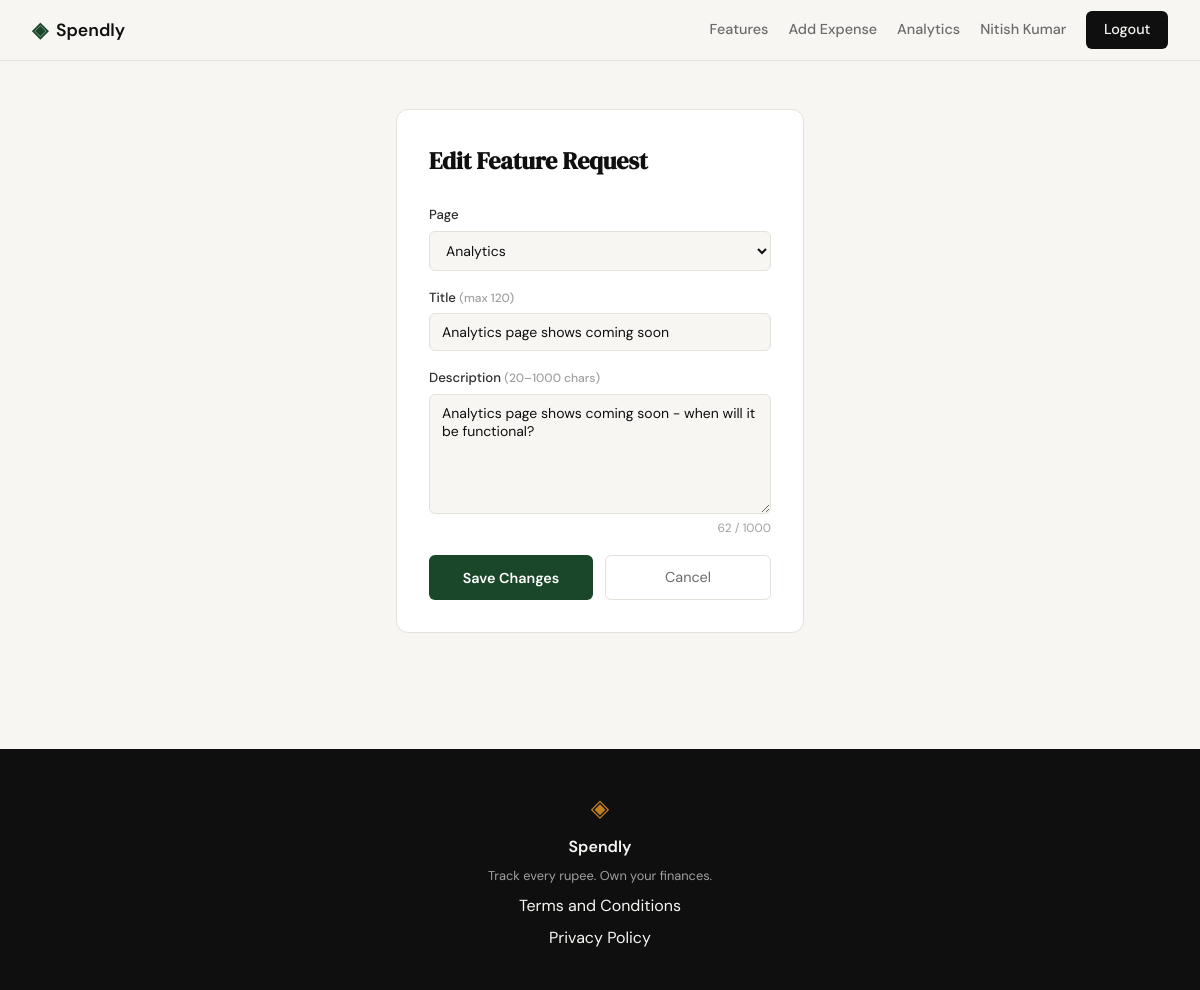
Page /features/2/edit (signed in) on the committed database.
### tables this page shows
CREATE TABLE users (
            id            INTEGER PRIMARY KEY AUTOINCREMENT,
            name          TEXT    NOT NULL,
            email         TEXT    UNIQUE NOT NULL,
            password_hash TEXT    NOT NULL,
            created_at    TEXT    DEFAULT (datetime('now'))
        );

CREATE TABLE feature_requests (
            id          INTEGER PRIMARY KEY AUTOINCREMENT,
            user_id     INTEGER NOT NULL REFERENCES users(id),
            page        TEXT    NOT NULL,
            title       TEXT    NOT NULL,
            description TEXT    NOT NULL,
            status      TEXT    NOT NULL DEFAULT 'submitted',
            views       INTEGER NOT NULL DEFAULT 0,
            created_at  TEXT    DEFAULT (datetime('now')),
            updated_at  TEXT    DEFAULT (datetime('now'))
        );

### app.py (the view, shortened to what this page needs)
@app.route("/features/<int:id>/edit", methods=["GET", "POST"])
def edit_feature_request(id):
    if not session.get("user_id"):
        return redirect(url_for("login"))
    feature = get_feature_request_by_id(id)
    if feature is None:
        abort(404)
    if feature["user_id"] != session["user_id"]:
        abort(403)
    if request.method == "GET":
        return render_template(
            "edit_feature_request.html",
            feature=feature,
            valid_pages=VALID_PAGES,
        )

### database/db.py (called while the page is built)
def get_db():
    conn = sqlite3.connect(DB_PATH)
    conn.row_factory = sqlite3.Row
    conn.execute("PRAGMA foreign_keys = ON")
    return conn

### database/queries.py (called while the page is built, shortened)
def _make_initials(name):
    tokens = name.split()
    return "".join(t[0] for t in tokens[:2]).upper() if tokens else ""

def _relative_time(created_at):
    try:
        dt = datetime.strptime(created_at[:19], "%Y-%m-%d %H:%M:%S")
    except (ValueError, TypeError):
        return created_at
    delta = datetime.now(timezone.utc).replace(tzinfo=None) - dt
    seconds = int(delta.total_seconds())
    if seconds < 60:
        return "just now"
    if seconds < 3600:
        m = seconds // 60
        return f"{m} min ago"
    if seconds < 86400:
        h = seconds // 3600
        return f"{h} hour{'s' if h != 1 else ''} ago"

def _fr_row_to_dict(row):
    return {
        "id": row["id"],
        "page": row["page"],
        "title": row["title"],
        "description": row["description"],
        "description_snippet": row["description"][:100]
        + ("…" if len(row["description"]) > 100 else ""),
        "status": row["status"],
        "views": row["views"],
        "vote_count": row["vote_count"],
        "initials": _make_initials(row["name"]),
        "time_ago": _relative_time(row["created_at"]),
        "created_at": row["created_at"],
        "user_id": row["user_id"],
    }

def get_feature_request_by_id(feature_id):
    sql = """
        SELECT fr.id, fr.user_id, fr.page, fr.title, fr.description,
               fr.status, fr.views, fr.created_at,
               u.name,
               COUNT(fv.id) AS vote_count
        FROM feature_requests fr
        JOIN users u ON u.id = fr.user_id
        LEFT JOIN feature_votes fv ON fv.feature_id = fr.id
        WHERE fr.id = ?
        GROUP BY fr.id
    """
    conn = get_db()
    row = conn.execute(sql, (feature_id,)).fetchone()
    conn.close()
    if row is None:
        return None
    return _fr_row_to_dict(row)

### templates/edit_feature_request.html (shortened to what this page needs)
{% extends "base.html" %}
{% block head %}
<link rel="stylesheet" href="{{ url_for('static', filename='css/features.css') }}">
{% endblock %}
{% block content %}
<div class="edit-fr-page">
    <div class="edit-fr-card">
        <h1 class="edit-fr-title">Edit Feature Request</h1>
        <form method="POST" action="{{ url_for('edit_feature_request', id=feature.id) }}">
            <div class="fr-form-group">
                <label class="fr-form-label" for="fr-page">Page</label>
                <select id="fr-page" name="page" class="fr-form-select" required>
                    {% for p in valid_pages %}
                    <option value="{{ p }}"
                        {% if (form.get('page') if form else feature.page) == p %}selected{% endif %}>
                        {{ p }}
                    </option>
                    {% endfor %}
                </select>
            </div>
            <div class="fr-form-group">
                <label class="fr-form-label" for="fr-title">Title <span class="fr-form-hint">(max 120)</span></label>
                <input id="fr-title" name="title" type="text" class="fr-form-input"
                       maxlength="120" required
                       value="{{ form.get('title') if form else feature.title }}">
            </div>
            <div class="fr-form-group">
                <label class="fr-form-label" for="fr-desc">Description <span class="fr-form-hint">(20–1000 chars)</span></label>
                <textarea id="fr-desc" name="description" class="fr-form-textarea"
                          minlength="20" maxlength="1000" required>{{ form.get('description') if form else feature.description }}</textarea>
                <span class="fr-char-counter" id="fr-char-counter">0 / 1000</span>
            </div>
            <div class="fr-form-actions">
                <button type="submit" class="fr-submit-btn">Save Changes</button>
                <a href="{{ url_for('features') }}" class="fr-cancel-btn">Cancel</a>
            </div>
        </form>
    </div>
</div>
{% endblock %}

### templates/base.html (shortened to what this page needs)
<!DOCTYPE html>
<html lang="en">
<head>
    <link rel="stylesheet" href="{{ url_for('static', filename='css/style.css') }}">
    {% block head %}{% endblock %}
</head>
<body>
    {% macro nav_links(base_class, cta_class, username_class) %}
        <a href="{{ url_for('features') }}"
           class="{{ base_class }}{% if request.endpoint == 'features' %} nav-link--active{% endif %}">Features</a>
        {% if session.get("user_id") %}
        <a href="{{ url_for('add_expense') }}"
           class="{{ base_class }}{% if request.endpoint == 'add_expense' %} nav-link--active{% endif %}">Add Expense</a>
        <a href="{{ url_for('analytics') }}"
           class="{{ base_class }}{% if request.endpoint == 'analytics' %} nav-link--active{% endif %}">Analytics</a>
        <a href="{{ url_for('profile') }}" class="{{ base_class }} {{ username_class }}">{{ session["user_name"] }}</a>
        <a href="{{ url_for('logout') }}" class="{{ base_class }} {{ cta_class }}">Logout</a>
        {% else %}
        <a href="{{ url_for('login') }}" class="{{ base_class }}">Sign in</a>
        <a href="{{ url_for('register') }}" class="{{ base_class }} {{ cta_class }}">Get started</a>
        {% endif %}
    {% endmacro %}
    <nav class="navbar">
        <div class="nav-inner">
            <a href="{{ url_for('landing') }}" class="nav-brand">
                <span class="brand-icon">◈</span>
                <span class="brand-name">Spendly</span>
            </a>
            <div class="nav-links">
                {{ nav_links('nav-link', 'nav-cta', 'nav-username') }}
            </div>
        </div>
    </nav>
    <main class="main-content">
        {% block content %}{% endblock %}
    </main>
    <footer class="footer">
        <div class="footer-inner">
            <span class="brand-icon">◈</span>
            <span class="footer-name">Spendly</span>
            <p class="footer-copy">Track every rupee. Own your finances.</p>
            <a href="/terms">Terms and Conditions</a>
            <a href="/privacy">Privacy Policy</a>
        </div>
    </footer>
</body>
</html>

### static/css/style.css (style rules this page uses)
:root { --ink: #0f0f0f; --ink-soft: #2d2d2d; --ink-muted: #6b6b6b; --ink-faint: #a0a0a0; --paper: #f7f6f3; --paper-warm: #f0ede6; --paper-card: #ffffff; --accent: #1a472a; --accent-light: #e8f0eb; --accent-2: #c17f24; --accent-2-light: #fdf3e3; --danger: #c0392b; --danger-light: #fdecea; --border: #e4e1da; --border-soft: #eeebe4; --font-display: 'DM Serif Display', Georgia, serif; --font-body: 'DM Sans', system-ui, sans-serif; --max-width: 1200px; --auth-width: 440px; --radius-sm: 6px; --radius-md: 12px; --radius-lg: 20px; --nav-height: 60px; }
*, *::before, *::after { box-sizing: border-box; margin: 0; padding: 0; }
html { font-size: 16px; scroll-behavior: smooth; }
body { background: var(--paper); color: var(--ink); font-family: var(--font-body); font-size: 1rem; line-height: 1.6; -webkit-font-smoothing: antialiased; }
a { color: inherit; text-decoration: none; }
.navbar { position: sticky; top: 0; z-index: 100; background: var(--paper); border-bottom: 1px solid var(--border); padding: 0 2rem; }
.nav-inner { max-width: var(--max-width); margin: 0 auto; height: var(--nav-height); display: flex; align-items: center; justify-content: space-between; flex-wrap: nowrap; gap: 1rem; }
.nav-brand { display: flex; align-items: center; gap: 0.5rem; font-family: var(--font-body); font-weight: 600; font-size: 1.1rem; color: var(--ink); }
.brand-icon { color: var(--accent); font-size: 1.3rem; }
.brand-name { color: var(--ink); }
.nav-links { display: flex; align-items: center; gap: 1.25rem; font-size: 0.9rem; font-weight: 500; white-space: nowrap; }
.nav-links a { color: var(--ink-muted); transition: color 0.2s; }
.nav-link { color: var(--ink-muted); transition: color 0.2s; }
.nav-cta { background: var(--ink) !important; color: var(--paper) !important; padding: 0.45rem 1.1rem; border-radius: var(--radius-sm); transition: background 0.2s !important; }
.main-content { min-height: calc(100vh - 60px - 100px); }
.footer { background: var(--ink); color: var(--paper); padding: 2.5rem 2rem; text-align: center; }
.footer-inner { display: flex; flex-direction: column; align-items: center; gap: 0.4rem; }
.footer .brand-icon { color: var(--accent-2); font-size: 1.5rem; }
.footer-name { font-weight: 600; font-size: 1rem; }
.footer-copy { font-size: 0.8rem; color: var(--ink-faint); }

### static/css/features.css (style rules this page uses)
.fr-form-group { display: flex; flex-direction: column; gap: 0.35rem; margin-bottom: 1rem; }
.fr-form-label { font-size: 0.825rem; font-weight: 500; color: var(--ink-soft); }
.fr-form-input, .fr-form-select, .fr-form-textarea { padding: 0.55rem 0.75rem; border: 1px solid var(--border); border-radius: var(--radius-sm); background: var(--paper); font-family: var(--font-body); font-size: 0.875rem; color: var(--ink); outline: none; transition: border-color 0.15s; }
.fr-form-textarea { resize: vertical; min-height: 120px; }
.fr-char-counter { font-size: 0.75rem; color: var(--ink-faint); text-align: right; }
.fr-form-hint { color: var(--ink-faint); font-size: 0.75rem; }
.fr-form-actions { display: flex; gap: 0.75rem; margin-top: 0.5rem; }
.fr-submit-btn { flex: 1; width: 100%; padding: 0.65rem 1rem; background: var(--accent); color: #fff; border: none; border-radius: var(--radius-sm); font-family: var(--font-body); font-size: 0.9rem; font-weight: 600; cursor: pointer; transition: opacity 0.15s; }
.fr-cancel-btn { flex: 1; display: inline-flex; align-items: center; justify-content: center; padding: 0.65rem 1rem; border: 1px solid var(--border); border-radius: var(--radius-sm); color: var(--ink-muted); font-size: 0.9rem; font-family: var(--font-body); text-decoration: none; transition: border-color 0.15s, color 0.15s; }
.edit-fr-page { max-width: var(--auth-width); margin: 3rem auto; padding: 0 1rem; }
.edit-fr-card { background: var(--paper-card); border: 1px solid var(--border); border-radius: var(--radius-md); padding: 2rem; }
.edit-fr-title { font-family: var(--font-display); font-size: 1.5rem; margin-bottom: 1.5rem; color: var(--ink); }

### rows in the picture
users: user_name "Nitish Kumar"
feature_requests: page "Analytics", title "Analytics page shows coming soon", description "Analytics page shows coming soon - when will it be functional?"
